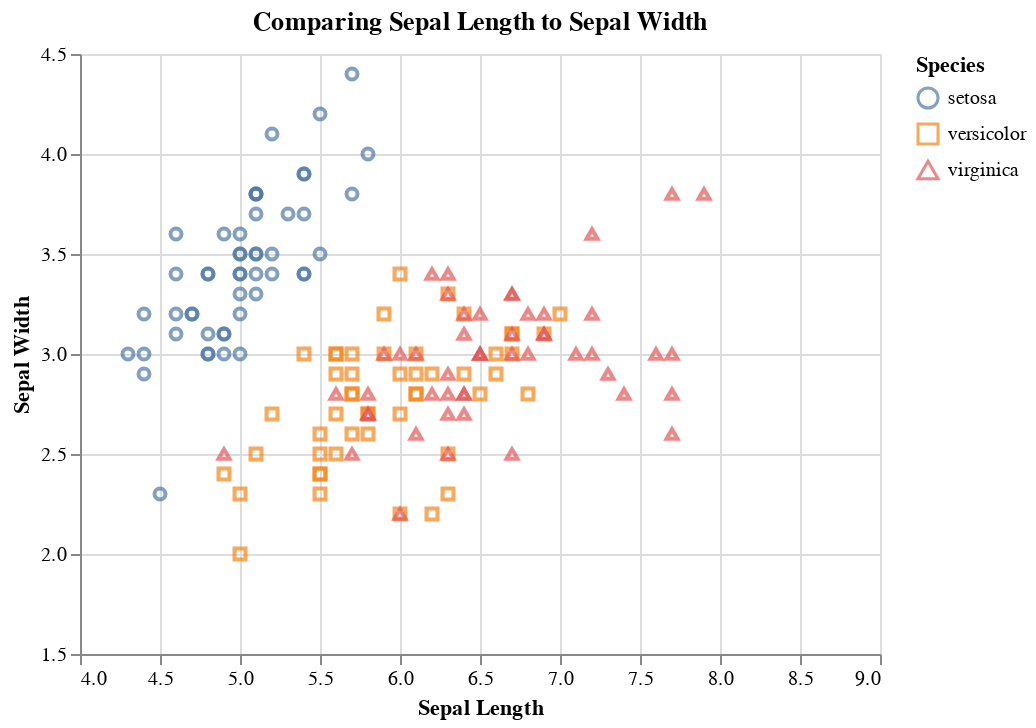

Notebook code for this chart:
### Code cell
alt.Chart(iris, title="Comparing Sepal Length to Sepal Width").mark_point().encode(
      x = alt.X('SepalLength', title = 'Sepal Length', scale = alt.Scale(domain = (4,9))),
      y = alt.Y('SepalWidth', title = 'Sepal Width', scale = alt.Scale(domain = (1.5,4.5))),
      color = 'Species',
      shape = 'Species'
)

### Figure 1 — Vega-Lite specification as saved in the notebook (floating-point values rounded to 4 significant figures; data arrays with more than 128 entries replaced by an {"elided": "..."} marker saying what was removed)
{"config": {"view": {"continuousWidth": 400, "continuousHeight": 300}}, "data": {"name": "data-d1be07d90518734e6d08167a291c95a9"}, "mark": "point", "encoding": {"color": {"field": "Species", "type": "nominal"}, "shape": {"field": "Species", "type": "nominal"}, "x": {"field": "SepalLength", "scale": {"domain": [4, 9]}, "title": "Sepal Length", "type": "quantitative"}, "y": {"field": "SepalWidth", "scale": {"domain": [1.5, 4.5]}, "title": "Sepal Width", "type": "quantitative"}}, "title": "Comparing Sepal Length to Sepal Width", "$schema": "https://vega.github.io/schema/vega-lite/v4.17.0.json", "datasets": {"data-d1be07d90518734e6d08167a291c95a9": {"elided": "150 records"}}}
